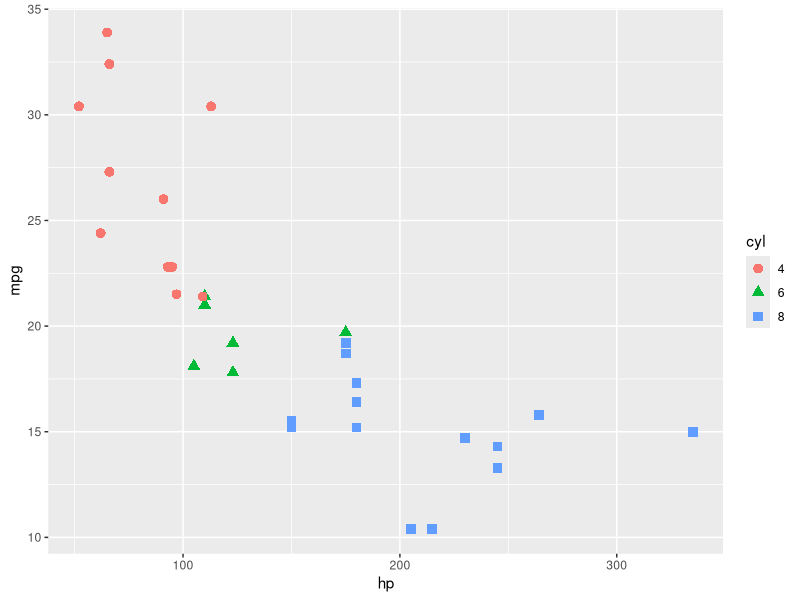
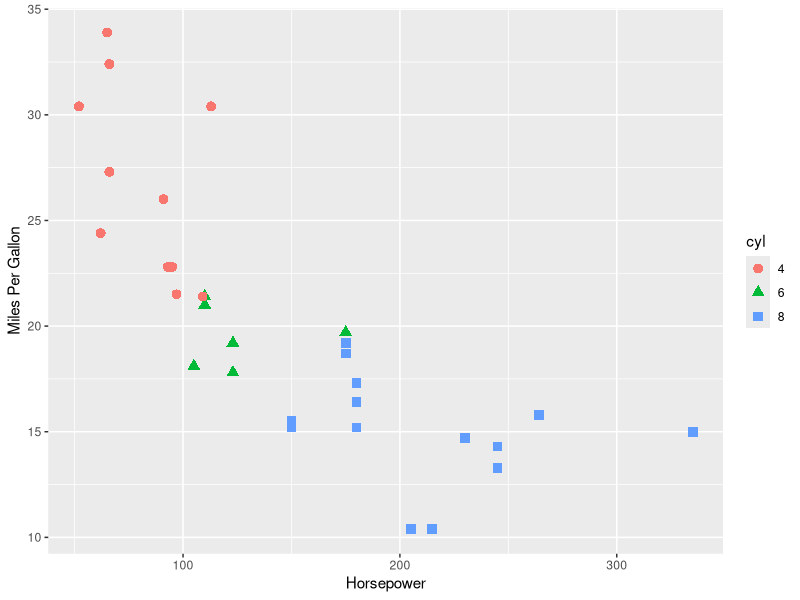
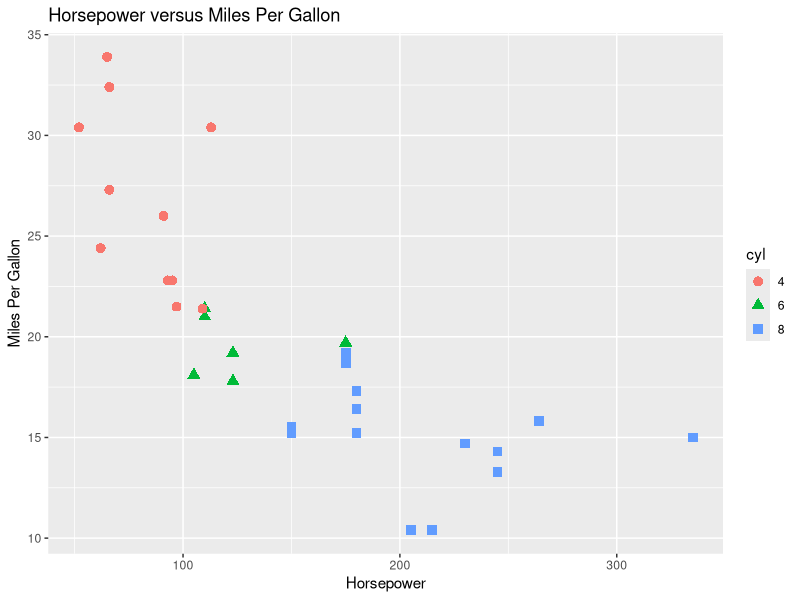

Here is the R script that generated these plots, in order:
## ---- chunk 1
cars <- data.frame(mtcars, package="datasets")
cars <- as.data.frame(cars)
## ---- chunk 2

# Create a base graph -- Claire 
library(ggplot2)
str(cars)
cars$cyl <- as.factor(cars$cyl)
ggplot(cars, aes(x=hp, y=mpg, color=cyl, shape=cyl)) +
    geom_point(size=3)
## ---- chunk 3

# adding labels - Kylie 
library(ggplot2)
str(cars)
cars$cyl <- as.factor(cars$cyl)
ggplot(cars, aes(x=hp, y=mpg, color=cyl, shape=cyl)) +
    geom_point(size=3) + xlab('Horsepower') + ylab('Miles Per Gallon')
## ---- chunk 4

# adding title - Emma 
library(ggplot2)
str(cars)
cars$cyl <- as.factor(cars$cyl)
ggplot(cars, aes(x=hp, y=mpg, color=cyl, shape=cyl)) +
    geom_point(size=3) + xlab('Horsepower') + ylab('Miles Per Gallon') + 
  ggtitle("Horsepower versus Miles Per Gallon")
